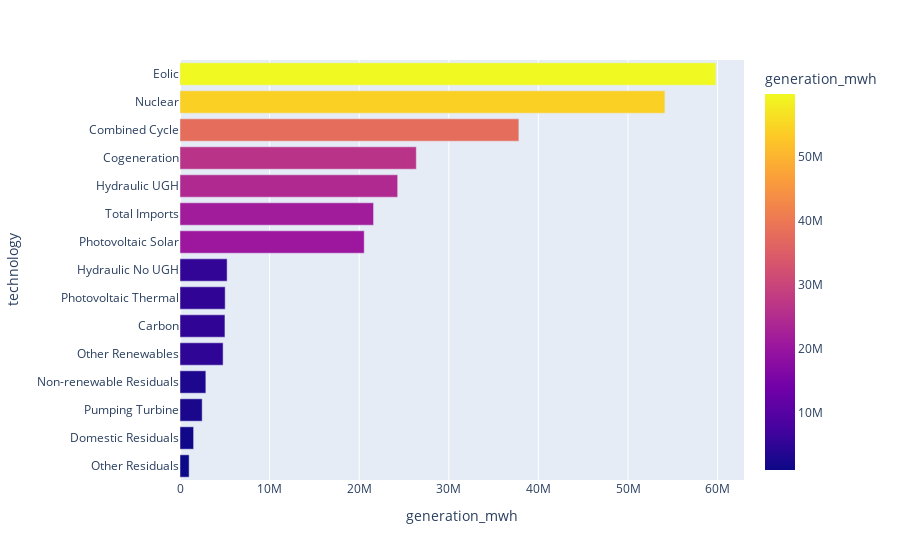

Write notebook code for a chart like this one.
### Code cell
px.bar(data_frame=dfres, x='generation_mwh', y='technology', color='generation_mwh') #also added color

### Figure 1 — Plotly figure (JSON) as saved in the notebook; plotly's stock layout.template omitted (floating-point values rounded to 4 significant figures)
{"data": [{"alignmentgroup": "True", "hovertemplate": "generation_mwh=%{marker.color}<br>technology=%{y}<extra></extra>", "legendgroup": "", "marker": {"color": [1020000.0, 1519000.0, 2476000.0, 2885000.0, 4811000.0, 5017000.0, 5042000.0, 5259688, 20560000.0, 21604101, 24290000.0, 26370000.0, 37820000.0, 54120000.0, 59800000.0], "coloraxis": "coloraxis", "pattern": {"shape": ""}}, "name": "", "offsetgroup": "", "orientation": "h", "showlegend": false, "textposition": "auto", "type": "bar", "x": [1020000.0, 1519000.0, 2476000.0, 2885000.0, 4811000.0, 5017000.0, 5042000.0, 5259688, 20560000.0, 21604101, 24290000.0, 26370000.0, 37820000.0, 54120000.0, 59800000.0], "xaxis": "x", "y": ["Other Residuals", "Domestic Residuals", "Pumping Turbine", "Non-renewable Residuals", "Other Renewables", "Carbon", "Photovoltaic Thermal", "Hydraulic No UGH", "Photovoltaic Solar", "Total Imports", "Hydraulic UGH", "Cogeneration", "Combined Cycle", "Nuclear", "Eolic"], "yaxis": "y"}], "layout": {"autosize": true, "barmode": "relative", "coloraxis": {"colorbar": {"title": {"text": "generation_mwh"}}, "colorscale": [[0, "#0d0887"], [0.1111, "#46039f"], [0.2222, "#7201a8"], [0.3333, "#9c179e"], [0.4444, "#bd3786"], [0.5556, "#d8576b"], [0.6667, "#ed7953"], [0.7778, "#fb9f3a"], [0.8889, "#fdca26"], [1, "#f0f921"]]}, "legend": {"tracegroupgap": 0}, "margin": {"t": 60}, "xaxis": {"anchor": "y", "autorange": true, "domain": [0, 1], "range": [0, 62950000.0], "title": {"text": "generation_mwh"}, "type": "linear"}, "yaxis": {"anchor": "x", "autorange": true, "domain": [0, 1], "range": [-0.5, 14.5], "title": {"text": "technology"}, "type": "category"}}}
